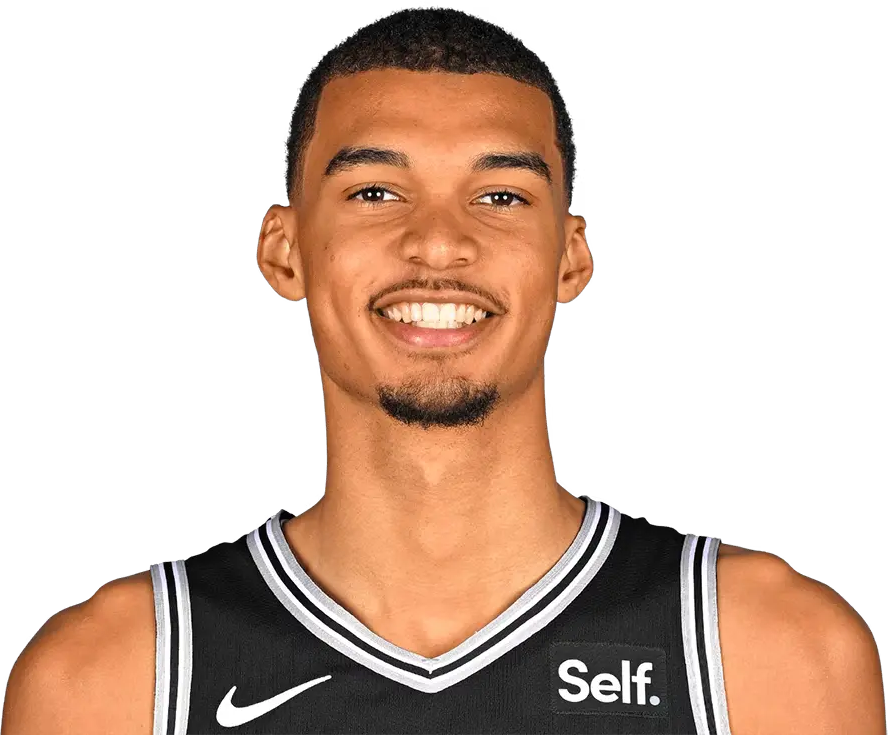
#> input picture top10/assets/wemby.png, 888 x 735 px; its folder holds 5 pictures in this run
$ python main.py
#> lines starting #> are read from the running program, lines starting #| are printed output that depends on the picture; after the words box and inside, x2 and y2 are one past the last pixel; in counts of white or black regions, pixels touching at a corner belong together
"""Série « 5 trucs fous sur… » — top 10 décompté, sous-titres mot à mot, visuels animés, voix off.
Épisode 1 : Victor Wembanyama (faits vérifiés : ESPN, CBS, Eurohoops, Sixth Tone, Le 10 Sport, Brut, Business Cool, Orange).
usage : python -m top10.main [--out out_top10]"""
import argparse, math, os, re, subprocess, wave
import numpy as np
from PIL import Image, ImageDraw, ImageFilter, ImageFont

from chiffre import tts
from chiffre.render import (W, H, FPS, ACCENT, WHITE, GREY, font, text, text_img, blit, panel,
                            build_bg, bg_at, ease_out, ease_back)

SR = 48000
YEL = (255, 214, 10)
RED = (235, 64, 52)
GREEN = (52, 211, 120)
SILVER = (196, 206, 214)

PHOTO = os.path.join(os.path.dirname(os.path.abspath(__file__)), "assets", "wemby.png")
N = 5
EPISODES = {
    # cue = identifiant du visuel ; num = numéro affiché
    "a": dict(
        title=("5 TRUCS FOUS", "SUR WEMBY"), header="5 TRUCS FOUS SUR WEMBY",
        cover=("5 TRUCS", "FOUS SUR", "WEMBY"), file="5_trucs_fous_wemby",
        num={"10": 5, "9": 4, "7": 3, "4": 2, "1": 1},
        segs=[
            ("H", "[excited] Tu crois connaître Wemby ? Voici cinq trucs complètement fous sur lui."),
            ("10", "Numéro cinq. À onze ans, il mesurait déjà un mètre quatre-vingt-onze… autant que sa mère !"),
            ("9", "Numéro quatre. Son envergure ? Deux mètres quarante-trois. Plus large qu'une voiture !"),
            ("7", "Numéro trois. À dix ans, il fait un essai au FC Barcelone… et il préfère rester à Nanterre."),
            ("4", "Numéro deux. Après un match à New York, il donne rendez-vous à ses fans… pour jouer aux échecs, sous la pluie. Battu deux fois par des pros… mais il a battu son frère."),
            ("1", "[excited] Et numéro un. Pendant sa retraite chez les moines Shaolin, tout le monde mange végan… mais plusieurs fois par jour, une camionnette venait le chercher pour un repas protéiné… à l'extérieur des murs !"),
            ("E", "[excited] Lequel t'a le plus surpris ? Dis-le en commentaire… et dis-moi quel joueur tu veux dans le prochain épisode !"),
        ]),
    "b": dict(
        title=("5 TRUCS QUE TU", "IGNORES SUR WEMBY"), header="CE QUE TU IGNORES SUR WEMBY",
        cover=("5 TRUCS QUE", "TU IGNORES SUR", "WEMBY"), file="5_trucs_wemby_tu_ne_savais_pas",
        num={"6": 5, "8": 4, "5": 3, "3": 2, "2": 1},
        segs=[
            ("H", "[excited] Cinq trucs que tu ne savais pas sur Wemby… et le numéro un va te faire rire."),
            ("6", "Numéro cinq. Depuis son arrivée en NBA, il a pris plus de treize kilos… de muscle."),
            ("8", "Numéro quatre. Son père faisait du triple saut : record à quinze mètres cinquante-six… et le cent mètres en onze secondes."),
            ("5", "Numéro trois. [surprised] Il a encore grandi ! Deux mètres vingt-deux à son arrivée en NBA… deux mètres vingt-six aujourd'hui sur sa fiche officielle."),
            ("3", "Numéro deux. Il a passé dix jours chez les moines Shaolin : crâne rasé, kung-fu tous les jours, et réveil à quatre heures et demie."),
            ("2", "[laughs] Et numéro un. Problème : les lits du temple faisaient un mètre quatre-vingt-dix. Il ne pouvait même pas étendre ses jambes !"),
            ("E", "[excited] Lequel t'a le plus surpris ? Dis-le en commentaire… et dis-moi quel joueur tu veux dans le prochain épisode !"),
        ]),
}
EP = EPISODES["a"]
TITLE, HEADER, NUM, SEGS = EP["title"], EP["header"], EP["num"], EP["segs"]
ORDER = [c for c, _ in SEGS]


VIS = {}


def use(ep):
    """ep : 'a'/'b' (épisodes Wemby) ou chemin d'un épisode JSON (voir top10/SERIE.md)."""
    global EP, TITLE, HEADER, NUM, SEGS, ORDER, VIS, PHOTO
    if ep in EPISODES:
        EP = EPISODES[ep]
    else:
        import json
        J = json.load(open(ep, encoding="utf-8"))
        facts = J["facts"]  # du n°5 au n°1
        n = len(facts)
        EP = dict(title=tuple(J["title"]), header=J["header"], cover=tuple(J["cover"]), file=J["file"],
                  num={f"f{i}": n - i for i in range(n)}, nba_id=J.get("nba_id"),
                  segs=[("H", J["hook"])] + [(f"f{i}", f["voice"]) for i, f in enumerate(facts)] + [("E", J["outro"])])
        VIS = {f"f{i}": f["visual"] for i, f in enumerate(facts)}
        EP["json"] = J
        ph = os.path.join(os.path.dirname(PHOTO), J.get("photo", "none.png"))
        PHOTO = ph
    TITLE, HEADER, NUM, SEGS = EP["title"], EP["header"], EP["num"], EP["segs"]
    ORDER = [c for c, _ in SEGS]
    global N
    N = len(NUM)


# ---------------------------------------------------------------- outils de dessin
# [27 lines left out: functions emoji, outlined, bar, not called in this run]


def num(v, p, dec=2):
    s = f"{v * p:.{dec}f}"
    return s.replace(".", ",")


PH = None


def _fit(ph, bw, bh):
    k = min(bw / ph.width, bh / ph.height)
    return ph.resize((max(1, int(ph.width * k)), max(1, int(ph.height * k))), Image.LANCZOS)


def _fade(im, start):
    f = Image.new("L", im.size, 255); d = ImageDraw.Draw(f)
    for y in range(im.height):
        v = max(0, (y - im.height * start) / (im.height * (1 - start)))
        d.line([0, y, im.width, y], fill=int(255 * (1 - v)))
    im.putalpha(Image.composite(im.getchannel("A"), Image.new("L", im.size, 0), f))
    return im


def head_box(ph, scale=1.0):
    """Carré autour de la tête : haut de la silhouette, centré sur les pixels opaques du haut.
    `scale` (champ JSON optionnel `avatar_scale`) : < 1 resserre le cadrage (photo en pied large, bras tendu)."""
    a = np.array(ph.getchannel("A")) > 40
    rows = np.where(a.any(1))[0]; top = int(rows[0]) if len(rows) else 0
    full = ph.height / ph.width > 1.25  # photo en pied
    side = int(ph.height * 0.17) if full else (int(ph.height * 0.62) if ph.height < ph.width else int(ph.width * 0.46))
    side = max(20, int(side * scale))
    band = a[top:top + max(4, int(side * 0.3))]  # haut du crâne seulement (un bras tendu ne décentre plus)
    xs = np.where(band.any(0))[0]
    cx = int(xs.mean()) if len(xs) else ph.width // 2
    x0 = max(0, min(ph.width - side, cx - side // 2)); y0 = max(0, top - int(side * 0.06))
    return (x0, y0, x0 + side, y0 + side)


def load_photo():
    """Photo détourée (portrait ou en pied) : grande (accroche), moyenne (fin), avatar rond (en-tête)."""
    if not os.path.exists(PHOTO):
        return None
    ph = Image.open(PHOTO).convert("RGBA")
    full = ph.height / ph.width > 1.25
    big = _fade(_fit(ph, 1180, 1250), 0.72 if full else 0.62)
    mid = _fade(_fit(ph, 860, 950), 0.65 if full else 0.55)
    face = ph.crop(head_box(ph, float(EP.get("avatar_scale", 1.0)))).resize((110, 110), Image.LANCZOS)
    av = Image.new("RGBA", (124, 124), (0, 0, 0, 0)); da = ImageDraw.Draw(av)
    da.ellipse([0, 0, 123, 123], fill=ACCENT + (255,))
    bgc = Image.new("RGBA", (110, 110), (30, 30, 40, 255)); bgc.alpha_composite(face)
    m = Image.new("L", (110, 110), 0); ImageDraw.Draw(m).ellipse([0, 0, 109, 109], fill=255)
    av.paste(bgc, (7, 7), m)
    return {"big": big, "mid": mid, "avatar": av, "raw": ph}


# ---------------------------------------------------------------- timeline / sous-titres
class TL:
    # [62 lines left out: functions __init__, at, words_from_last, chunks, captions, not called in this run]


# ---------------------------------------------------------------- visuels génériques (épisodes en JSON)
COLS = {"accent": ACCENT, "silver": SILVER, "yellow": YEL, "red": RED, "green": GREEN, "brown": (150, 100, 60),
        "blue": (0, 54, 120), "wine": (165, 0, 68)}


# [207 lines left out: functions _num_anim, generic, visual, frame, not called in this run]


# ---------------------------------------------------------------- son
def _sine(f, d, decay=8):
    t = np.arange(int(d * SR)) / SR
    return np.sin(2 * np.pi * f * t) * np.exp(-decay * t)


# [5 lines left out: function whoosh, not called in this run]


def pop():
    return _sine(880, 0.18, 22) * 0.8 + _sine(1320, 0.18, 30) * 0.4


def ding():
    return _sine(1046, 0.9, 4) + 0.5 * _sine(1568, 0.9, 5)


# [17 lines left out: function mix, not called in this run]


# ---------------------------------------------------------------- miniature
# couleurs d'équipe (fond de la miniature) — clé = nom du fichier photo
TEAM = {"wemby": (0, 0, 0), "lebron": (0, 107, 182), "curry": (29, 66, 138), "doncic": (85, 37, 130),
        "giannis": (0, 71, 27), "sga": (0, 125, 195), "edwards": (12, 35, 64), "jokic": (13, 34, 64),
        "durant": (206, 17, 65), "flagg": (0, 83, 188), "kyrie": (0, 83, 188)}


# [71 lines left out: functions _rays, _outline_sticker, cover, not called in this run]


def main():
    ap = argparse.ArgumentParser(); ap.add_argument("--out", default="out_top10"); ap.add_argument("--episode", default="a")
    ap.add_argument("--queue-at", help="'AAAA-MM-JJ HH:MM' : programme la publication (Instagram, YouTube, brouillon TikTok) + aperçu Discord")
    a = ap.parse_args()
    if a.episode.endswith(".json") and '"format": "duel"' in open(a.episode, encoding="utf-8").read():
        from duel.main import run  # format « Duel » (2 joueurs, stat par stat) : même workflow
        return run(a.episode, a.out, a.queue_at)
    use(a.episode)
    os.makedirs(a.out, exist_ok=True)
    global PH
    PH = load_photo()
#> in load_photo, ph is the input picture: PIL image 888x735 RGBA; mean R, G, B, A 74.8, 52.9, 40, 114.3
#> in _fade, `f = Image.new('L', im.size, 255)`: f: PIL image 1180x976 L; every value is 255
#> in _fade (call 2), `f = Image.new('L', im.size, 255)`: f: PIL image 860x711 L; every value is 255
#> in head_box, `a = np.array(ph.getchannel("A")) > 40`:
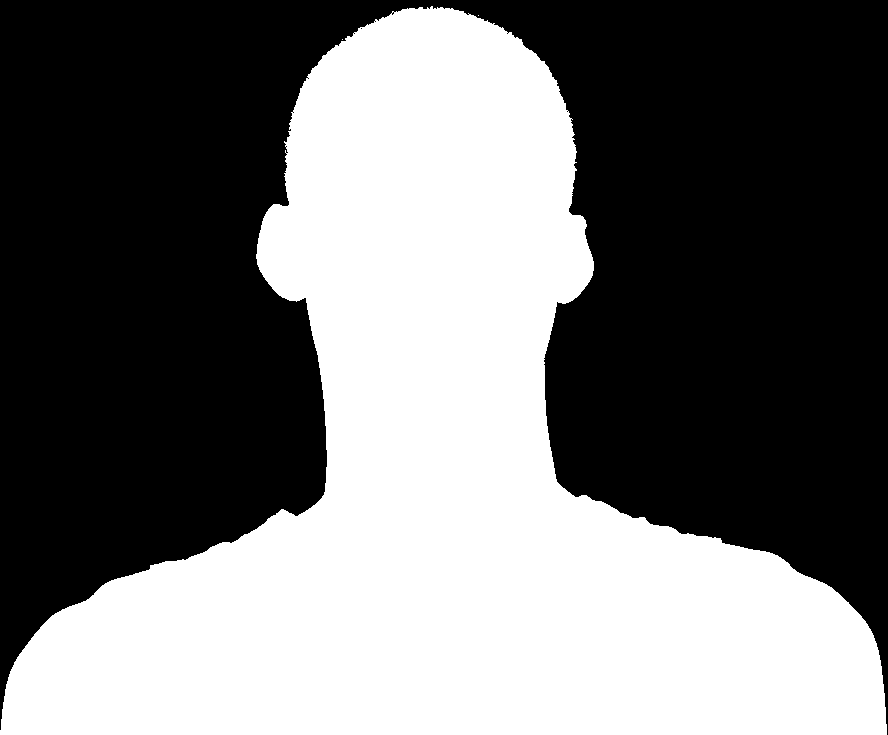
#> a: shape (735, 888) bool; 45% white; 3 white regions (2 under 20 px), largest, box (x1, y1, x2, y2) and area: (0, 6, 887, 735) 293695
#> in head_box, `rows = np.where(a.any(1))[0]`: rows = 729 values from 6 to 734
#> in head_box, `top = int(rows[0]) if len(rows) else 0`: top = 6
#> in head_box, `band = a[top:top + max(4, int(side * 0.3))]`:
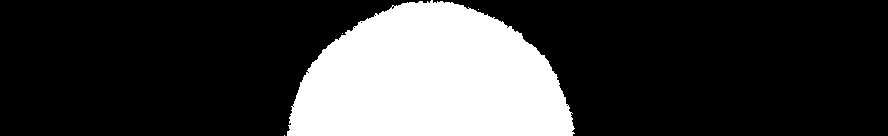
#> band: shape (136, 888) bool; 24.4% white; 4 white regions (3 under 20 px), largest, box (x1, y1, x2, y2) and area: (287, 0, 575, 136) 29454
#> in head_box, `xs = np.where(band.any(0))[0]`: xs = 289 values from 284 to 574
#> in head_box, `cx = int(xs.mean()) if len(xs) else ph.width // 2`: cx = 429
#> in head_box, `x0 = max(0, min(ph.width - side, cx - side // 2))`: x0 = 202
#> in head_box, `y0 = max(0, top - int(side * 0.06))`: y0 = 0
#> in load_photo, `face = ph.crop(head_box(ph, float(EP.get("avatar_scale", 1.0)))).resiz..`:
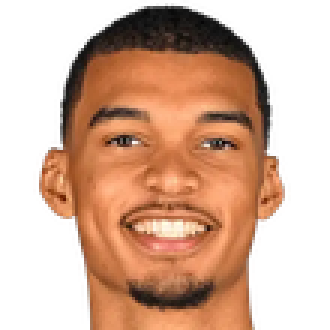
#> face: PIL image 110x110 RGBA (shown 3 times larger); mean R, G, B, A 100.1, 63, 41.9, 139.3; transparent parts drawn white
#> in load_photo, `av = Image.new('RGBA', (124, 124), (0, 0, 0, 0))`: av: PIL image 124x124 RGBA; every value is 0
#> in load_photo, `bgc = Image.new('RGBA', (110, 110), (30, 30, 40, 255))`:
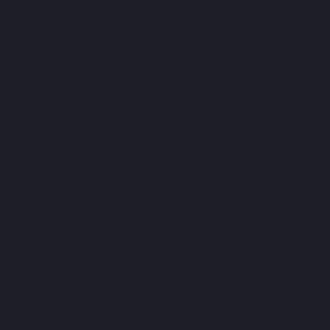
#> bgc: PIL image 110x110 RGBA (shown 3 times larger); mean R, G, B, A 30, 30, 40, 255
#> in load_photo, `bgc.alpha_composite(face)`:
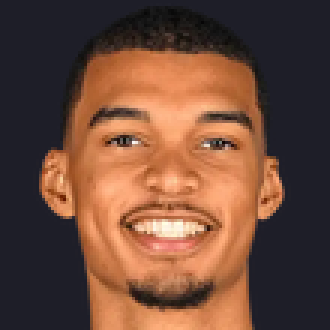
#> bgc: PIL image 110x110 RGBA (shown 3 times larger); mean R, G, B, A 110.7, 74.7, 58.5, 255
#> in load_photo, `m = Image.new('L', (110, 110), 0)`: m: PIL image 110x110 L; every value is 0
#> in load_photo, `ImageDraw.Draw(m).ellipse([0, 0, 109, 109], fill=255)`:
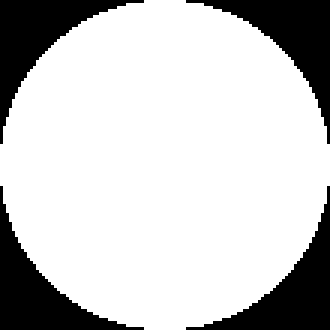
#> m: PIL image 110x110 L (shown 3 times larger); 78.4% white; 4 black regions, box (x1, y1, x2, y2) and area: (0, 0, 48, 48) 652, (62, 0, 110, 48) 652, (0, 62, 48, 110) 652, (62, 62, 110, 110) 652
#> in load_photo, `av.paste(bgc, (7, 7), m)`:
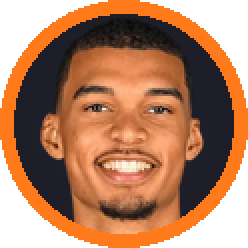
#> av: PIL image 124x124 RGBA (shown 2 times larger); mean R, G, B, A 123, 73.2, 43.2, 199.8; transparent parts drawn white
#> PH = 4 items
    from quiz.main import silhouette
    pid = EP.get("nba_id") or "wembavi01"
    SIL = silhouette({"id": pid}, 420, qmark=False)
    intro = silhouette({"id": pid}, 900, qmark=False)
    vw = os.path.join(a.out, "voix.wav")
    cues, total = tts.synth(SEGS, vw)
    T = TL(cues, total)
    groups = chunks(words_from_last())
    if not groups:  # mode test sans voix : sous-titres approximatifs
        ws = []
        for k, s, e in cues:
            txt = re.sub(r"\[[^\]]*\]", "", dict(SEGS)[k]).split()
            for i, w_ in enumerate(txt):
                ws.append((w_, s + (e - s) * i / len(txt), s + (e - s) * (i + 1) / len(txt)))
        groups = chunks(ws)
    parts = build_bg((40, 50, 70))
    silent = os.path.join(a.out, "video.mp4")
    p = subprocess.Popen(["ffmpeg", "-v", "error", "-y", "-f", "rawvideo", "-pix_fmt", "rgb24", "-s", f"{W}x{H}", "-r", str(FPS),
                          "-i", "-", "-c:v", "libx264", "-preset", "veryfast", "-crf", "22", "-maxrate", "4M", "-bufsize", "8M", "-pix_fmt", "yuv420p", silent], stdin=subprocess.PIPE)
    for i in range(int(T.total * FPS)):
        p.stdin.write(frame(i / FPS, T, parts, groups, SIL, intro).tobytes())
    p.stdin.close(); p.wait()
    aud = os.path.join(a.out, "audio.wav"); mix(vw, T, aud)
    final = os.path.join(a.out, EP["file"] + ".mp4")
    subprocess.run(["ffmpeg", "-v", "error", "-y", "-i", silent, "-i", aud, "-c:v", "copy", "-c:a", "aac", "-b:a", "192k",
                    "-af", "loudnorm=I=-14:TP=-1.5:LRA=11", "-shortest", final], check=True)
    cover(SIL, os.path.join(a.out, EP["file"] + ".jpg"))
    print("Vidéo :", final, f"{T.total:.1f}s")
    if a.queue_at:
        schedule(final, os.path.join(a.out, EP["file"] + ".jpg"), a.queue_at)


# [31 lines left out: function schedule, not called in this run]


if __name__ == "__main__":
#> (the run stopped early here; a loop or call above may not have finished)
